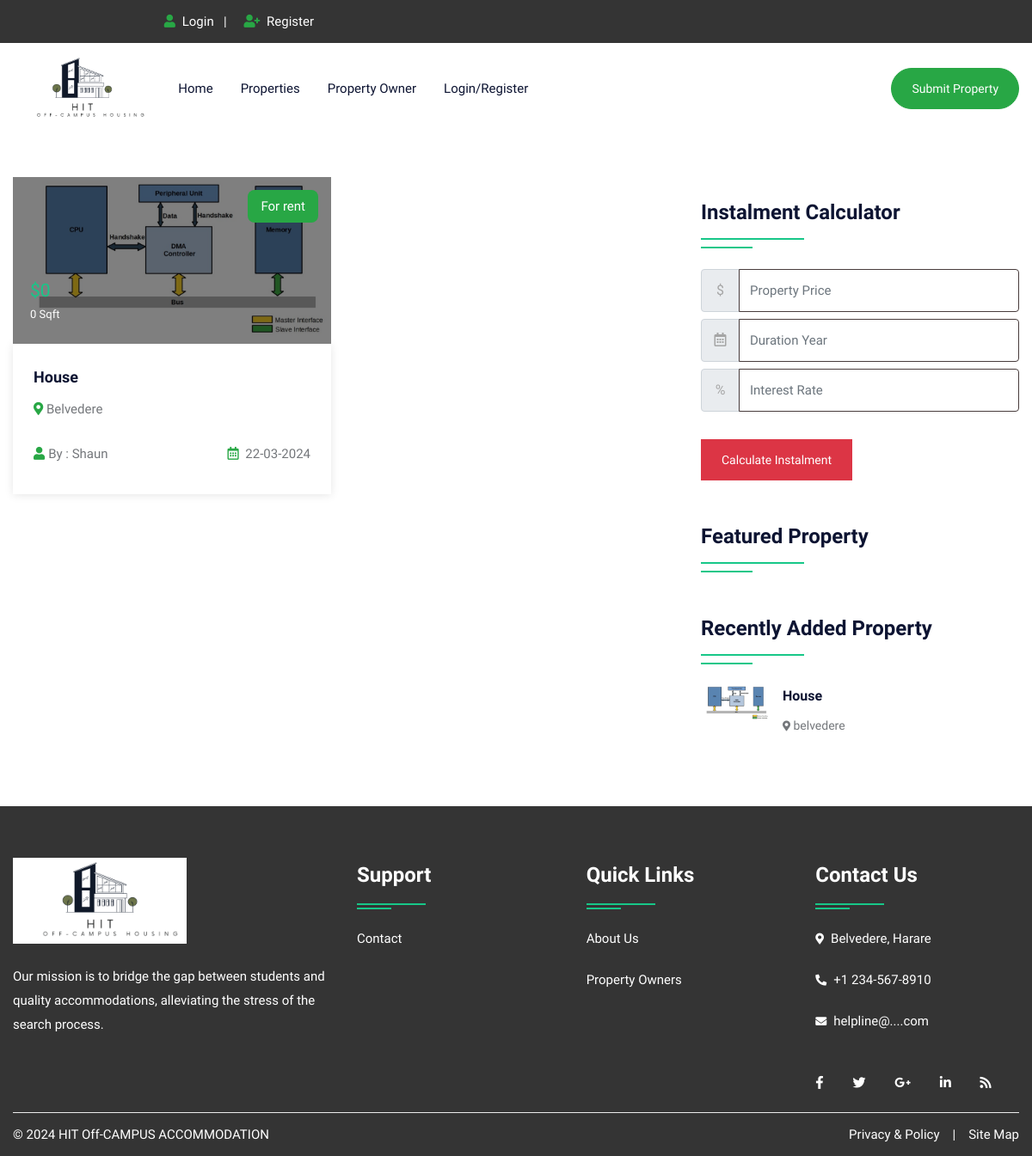
/property.php, run on the app's committed database.
### tables this page shows
CREATE TABLE `property` (
  `pid` int(50) NOT NULL,
  `title` varchar(200) NOT NULL,
  `pcontent` longtext NOT NULL,
  `type` varchar(100) NOT NULL,
  `bhk` varchar(50) NOT NULL,
  `stype` varchar(100) NOT NULL,
  `bedroom` int(50) NOT NULL,
  `bathroom` int(50) NOT NULL,
  `balcony` int(50) NOT NULL,
  `kitchen` int(50) NOT NULL,
  `hall` int(50) NOT NULL,
  `floor` varchar(50) NOT NULL,
  `size` int(50) NOT NULL,
  `price` int(50) NOT NULL,
  `location` varchar(200) NOT NULL,
  `city` varchar(100) NOT NULL,
  `state` varchar(100) NOT NULL,
  `feature` longtext NOT NULL,
  `pimage` varchar(300) NOT NULL,
  `pimage1` varchar(300) NOT NULL,
  `pimage2` varchar(300) NOT NULL,
  `pimage3` varchar(300) NOT NULL,
  `pimage4` varchar(300) NOT NULL,
  `uid` int(50) NOT NULL,
  `status` varchar(50) NOT NULL,
  `mapimage` varchar(300) NOT NULL,
  `topmapimage` varchar(300) NOT NULL,
  `groundmapimage` varchar(300) NOT NULL,
  `totalfloor` varchar(50) NOT NULL,
  `date` datetime NOT NULL DEFAULT CURRENT_TIMESTAMP,
  `isFeatured` int(11) DEFAULT NULL
);

CREATE TABLE `user` (
  `uid` int(50) NOT NULL,
  `uname` varchar(100) NOT NULL,
  `uemail` varchar(100) NOT NULL,
  `uphone` varchar(20) NOT NULL,
  `upass` varchar(50) NOT NULL,
  `utype` varchar(50) NOT NULL,
  `uimage` varchar(300) NOT NULL
);

### property.php (the view, shortened to what this page needs)
<!DOCTYPE html>
<html lang="en">
<head>
<link rel="stylesheet" type="text/css" href="css/bootstrap.min.css">
<link rel="stylesheet" type="text/css" href="css/bootstrap-slider.css">
<link rel="stylesheet" type="text/css" href="css/jquery-ui.css">
<link rel="stylesheet" type="text/css" href="css/layerslider.css">
<link rel="stylesheet" type="text/css" href="css/color.css" id="color-change">
<link rel="stylesheet" type="text/css" href="css/owl.carousel.min.css">
<link rel="stylesheet" type="text/css" href="css/font-awesome.min.css">
<link rel="stylesheet" type="text/css" href="fonts/flaticon/flaticon.css">
<link rel="stylesheet" type="text/css" href="css/style.css">
</head>
<body>
<div id="page-wrapper">
    <div class="row">
		<?php include("include/header.php");?>
        <div class="full-row">
            <div class="container">
                <div class="row">
					<div class="col-lg-8">
                        <div class="row">
							<?php
							$query=mysqli_query($con,"SELECT property.*, user.uname,user.utype,user.uimage FROM `property`,`user` WHERE property.uid=user.uid");
								while($row=mysqli_fetch_array($query))
								{
							?>
                            <div class="col-md-6">
                                <div class="featured-thumb hover-zoomer mb-4">
                                    <div class="overlay-black overflow-hidden position-relative"> <img src="admin/property/<?php echo $row['18'];?>" alt="pimage">
                                        <div class="sale bg-success text-white">For <?php echo $row['5'];?></div>
                                        <div class="price text-primary text-capitalize">$<?php echo $row['13'];?> <span class="text-white"><?php echo $row['12'];?> Sqft</span></div>
                                    </div>
                                    <div class="featured-thumb-data shadow-one">
                                        <div class="p-4">
                                            <h5 class="text-secondary hover-text-success mb-2 text-capitalize"><a href="propertydetail.php?pid=<?php echo $row['0'];?>"><?php echo $row['1'];?></a></h5>
                                            <span class="location text-capitalize"><i class="fas fa-map-marker-alt text-success"></i> <?php echo $row['14'];?></span> </div>
                                        <div class="px-4 pb-4 d-inline-block w-100">
                                            <div class="float-left text-capitalize"><i class="fas fa-user text-success mr-1"></i>By : <?php echo $row['uname'];?></div>
                                            <div class="float-right"><i class="far fa-calendar-alt text-success mr-1"></i> <?php echo date('d-m-Y', strtotime($row['date']));?></div>
                                        </div>
                                    </div>
                                </div>
                            </div>
                            <?php } ?>
                        </div>
                    </div>
                    <div class="col-lg-4">
                        <div class="sidebar-widget">
                            <h4 class="double-down-line-left text-secondary position-relative pb-4 my-4">Instalment Calculator</h4>
						<form class="d-inline-block w-100" action="calc.php" method="post">
                            <div class="input-group mb-2 mr-sm-2">
                                <div class="input-group-prepend">
                                    <div class="input-group-text">$</div>
                                </div>
                                <input type="text" class="form-control" name="amount" placeholder="Property Price">
                            </div>
                            <div class="input-group mb-2 mr-sm-2">
                                <div class="input-group-prepend">
                                    <div class="input-group-text"><i class="far fa-calendar-alt"></i></div>
                                </div>
                                <input type="text" class="form-control" name="month" placeholder="Duration Year">
                            </div>
                            <div class="input-group mb-2 mr-sm-2">
                                <div class="input-group-prepend">
                                    <div class="input-group-text">%</div>
                                </div>
                                <input type="text" class="form-control" name="interest" placeholder="Interest Rate">
                            </div>
                            <button type="submit" value="submit" name="calc" class="btn btn-danger mt-4">Calculate Instalment</button>
                        </form>
                        </div>
                        <h4 class="double-down-line-left text-secondary position-relative pb-4 mb-4 mt-5">Featured Property</h4>
                        <div class="sidebar-widget mt-5">
                            <h4 class="double-down-line-left text-secondary position-relative pb-4 mb-4">Recently Added Property</h4>
                            <ul class="property_list_widget">
								<?php
								$query=mysqli_query($con,"SELECT * FROM `property` ORDER BY date DESC LIMIT 6");
										while($row=mysqli_fetch_array($query))
										{
								?>
                                <li> <img src="admin/property/<?php echo $row['18'];?>" alt="pimage">
                                    <h6 class="text-secondary hover-text-success text-capitalize"><a href="propertydetail.php?pid=<?php echo $row['0'];?>"><?php echo $row['1'];?></a></h6>
                                    <span class="font-14"><i class="fas fa-map-marker-alt icon-success icon-small"></i> <?php echo $row['14'];?></span>
                                </li>
                                <?php } ?>
                            </ul>
                        </div>
                    </div>
                </div>
            </div>
        </div>
		<?php include("include/footer.php");?>
    </div>
</div>
</body>
</html>

### include/header.php (shortened to what this page needs)
<header id="header" class="transparent-header-modern fixed-header-bg-white w-100">
            <div class="top-header bg-secondary">
                <div class="container">
                    <div class="row">
                        <div class="col-md-4">
                            <div class="top-contact float-right">
                                <ul class="list-text-white d-table">
								<li><i class="fas fa-user text-success mr-1"></i>
								<?php  if(isset($_SESSION['uemail']))
								{ ?>
								<a href="logout.php">Logout</a>&nbsp;&nbsp;<?php } else { ?>
								<a href="login.php">Login</a>&nbsp;&nbsp;
								| </li>
								<li><i class="fas fa-user-plus text-success mr-1"></i><a href="register.php"> Register</li><?php } ?>
								</ul>
                            </div>
                        </div>
                    </div>
                </div>
            </div>
            <div class="main-nav secondary-nav hover-success-nav py-2">
                <div class="container">
                    <div class="row">
                        <div class="col-lg-12">
                            <nav class="navbar navbar-expand-lg navbar-light p-0"> <a class="navbar-brand position-relative" href="index.php"><img class="nav-logo" src="images/logo/hit.png" width="150" height="80" alt=""></a>
                                <div class="collapse navbar-collapse" id="navbarSupportedContent">
                                    <ul class="navbar-nav mr-auto">
                                        <li class="nav-item dropdown"> <a class="nav-link" href="index.php" role="button" aria-haspopup="true" aria-expanded="false">Home</a></li>
                                        <li class="nav-item"> <a class="nav-link" href="property.php">Properties</a> </li>
                                        <li class="nav-item"> <a class="nav-link" href="agent.php">Property Owner</a> </li>
										<?php  if(isset($_SESSION['uemail']))
										{ ?>
										<li class="nav-item dropdown">
											<a class="nav-link dropdown-toggle" href="#" role="button" data-toggle="dropdown" aria-haspopup="true" aria-expanded="false">My Account</a>
											<ul class="dropdown-menu">
												<li class="nav-item"> <a class="nav-link" href="profile.php">Profile</a> </li>
												<li class="nav-item"> <a class="nav-link" href="feature.php">Your Property</a> </li>
												<li class="nav-item"> <a class="nav-link" href="logout.php">Logout</a> </li>
											</ul>
                                        </li>
										<?php } else { ?>
										<li class="nav-item"> <a class="nav-link" href="login.php">Login/Register</a> </li>
										<?php } ?>
                                    </ul>
                                    <a class="btn btn-success d-none d-xl-block" style="border-radius:30px;" href="submitproperty.php" onclick="return submitProperty() ">Submit Property</a>
                            </nav>
                        </div>
                    </div>
                </div>
            </div>
        </header>

### include/footer.php
<footer class="full-row bg-secondary p-0">
            <div class="container">
                <div  class="row">
                    <div class="col-lg-12">
                        <div class="divider py-40">
                            <div class="row">
                                <div class="col-md-12 col-lg-4">
                                    <div class="footer-widget mb-4">
                                        <div class="footer-logo mb-4"> <a href="#"><img class="logo-bottom" src="images/logo/hit.png" width="150" height="100" alt="image"></a> </div>
                                        <p class="pb-20 text-white">Our mission is to bridge the gap between students and quality accommodations, alleviating the stress of the search process. </p>
                                        </div>
                                </div>
                                <div class="col-md-12 col-lg-8">
                                    <div class="row">
                                        <div class="col-md-4 col-lg-4">
                                            <div class="footer-widget footer-nav mb-4">
                                                <h4 class="widget-title text-white double-down-line-left position-relative">Support</h4>
                                                <ul class="hover-text-primary">
                                                    <li><a href="contact.php" class="text-white">Contact</a></li>
                                                </ul>
                                            </div>
                                        </div>
                                        <div class="col-md-4 col-lg-4">
                                            <div class="footer-widget footer-nav mb-4">
                                                <h4 class="widget-title text-white double-down-line-left position-relative">Quick Links</h4>
                                                <ul class="hover-text-primary">
                                                    <li><a href="about.php" class="text-white">About Us</a></li>
                                                    <li><a href="agent.php" class="text-white">Property Owners</a></li>
                                                </ul>
                                            </div>
                                        </div>
                                        <div class="col-md-4 col-lg-4">
                                            <div class="footer-widget">
                                                <h4 class="widget-title text-white double-down-line-left position-relative">Contact Us</h4>
                                                <ul class="text-white">
                                                    <li class="hover-text-primary"><i class="fas fa-map-marker-alt text-white mr-2 font-13 mt-1"></i>Belvedere, Harare</li>
                                                    <li class="hover-text-primary"> <i class="fas fa-phone-alt text-white mr-2 font-13 mt-1"></i>+1 234-567-8910</li>
                                                    <li class="hover-text-primary"><i class="fas fa-envelope text-white mr-2 font-13 mt-1"></i>helpline@....com</li>
                                                </ul>
                                            </div>
                                            <div class="footer-widget media-widget mt-4 text-white hover-text-primary"> <a href="#"><i class="fab fa-facebook-f"></i></a> <a href="#"><i class="fab fa-twitter"></i></a> <a href="#"><i class="fab fa-google-plus-g"></i></a> <a href="#"><i class="fab fa-linkedin-in"></i></a> <a href="#"><i class="fas fa-rss"></i></a> </div>
                                        </div>
                                    </div>
                                </div>
                            </div>
                        </div>
                    </div>
                </div>
                <div class="row copyright">
                    <div class="col-sm-6"> <span class="text-white">© <?php echo date('Y');?> HIT Off-CAMPUS ACCOMMODATION</span> </div>
                    <div class="col-sm-6">
                        <ul class="line-menu text-white hover-text-primary float-right">
                            <li><a href="#">Privacy & Policy</a></li>
                            <li>|</li>
                            <li><a href="#"> Site Map</a></li>
                        </ul>
                    </div>
                </div>
            </div>
        </footer>

### css/color.css (style rules this page uses)
:root { --theme-ordinary-color: #74777b; }
:root { --theme-primary-color: #17c788; }
:root { --theme-secondary-color: #0d1432; }
:root { --theme-white-color: #fff; }
:root { --theme-light-color: #f8f8f8; }
:root { --theme-gray-color: #f5f5f5; }
:root { --theme-footer-color: #091b4b; }
:root { --theme-dark-color: #091b4b; }
:root { --text-light-color: #a3a7af; }
:root { --theme-primary-opacity-color: rgba(11, 191, 141, .8); }
:root { --theme-secondary-opacity-color: rgba(13,20,50,0.7); }
:root { --theme-white-opacity-color: rgba(255, 255, 255, 0.3); }
:root { --theme-dark-opacity-color: rgba(0, 0, 0, 0.5); }
:root { --theme-ordinary-font: 'Muli', sans-serif; }
:root { --theme-highlight-font: 'Comfortaa', cursive; }

### data on the page
property: pimage (picture), stype "rent", price "0", size "0", title "House", location "Belvedere", uid.uname "Shaun", date "22-03-2024", location "belvedere"
